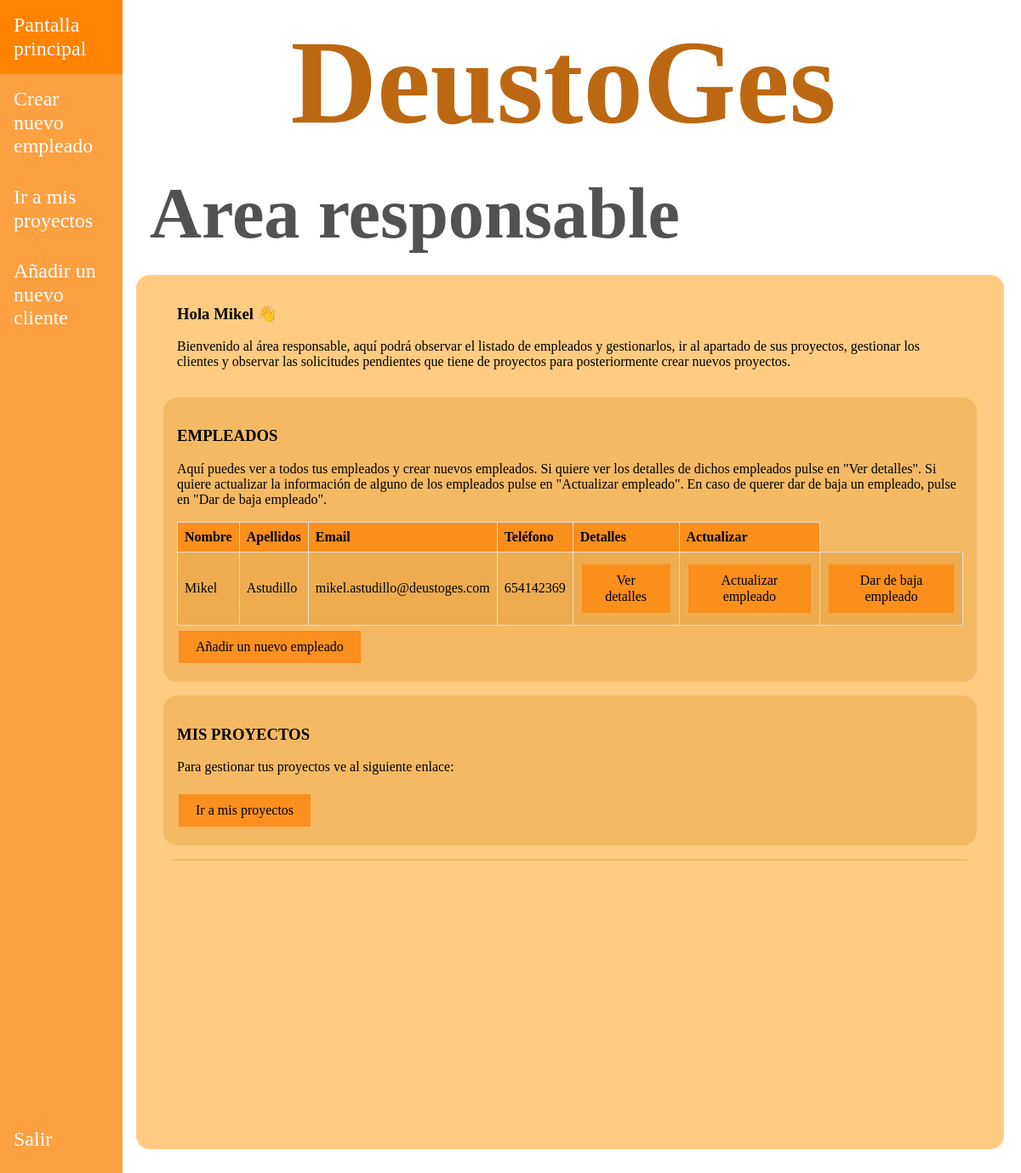
/appDeustoGes/responsables/2, run on the app's committed database.
### appDeustoGes/models.py (models this page shows, shortened)
class Empleado(models.Model):
    dni = models.CharField(max_length=9)
    nombre = models.CharField(max_length=15)
    apellidos = models.CharField(max_length=40, default="")
    email = models.EmailField()
    telefono = models.PositiveIntegerField()
    responsable = models.BooleanField(default=False)
    created = models.DateTimeField(auto_now_add=True, blank=True, null=True)
    updated = models.DateTimeField(auto_now=True, blank=True, null=True)
    class Meta:
        verbose_name = "empleado"
        verbose_name_plural = "empleados"

### appDeustoGes/views.py (the view)
# urls.py: path("/responsables/<int:id_responsable>", views.pantalla_responsable, name='pantalla_responsable'),
def pantalla_responsable(request, id_responsable):
    responsable = get_object_or_404(Empleado, id=id_responsable)
    empleados = Empleado.objects.all()
    proyectos = Proyecto.objects.all()
    clientes = Cliente.objects.all()
    solicitudes = Solicitud.objects.all()
    return render(request, 'appDeustoGes/pantalla_responsable.html', {'empleados': empleados,
                                                                      'responsable': responsable,
                                                                      'proyectos': proyectos,
                                                                      'clientes': clientes, 'solicitudes': solicitudes})

### templates/appDeustoGes/pantalla_responsable.html (shortened to what this page needs)
{% extends "base.html" %}
{% block css %}
    <link rel="stylesheet" href="/../static/css/normalize.css">
    <link rel="stylesheet" href="/../static/css/style.css">
{% endblock %}
{% block nav_header %}
    <nav class="barra-lateral">
        <ul class="listado-barra-lateral">
            <div>
                <li><a href="">Pantalla principal</a></li>
                <li><a href="{% url 'empleado_create' responsable.id %}">Crear nuevo empleado</a></li>
                <li><a href="{% url 'proyectos_index' responsable.id %}">Ir a mis proyectos</a></li>
                <li><a href="{% url 'cliente_create' responsable.id %}">Añadir un nuevo cliente</a></li>
            </div>
            <div>
                <li><a href="{% url 'pantalla_inicio' %}">Salir</a></li>
            </div>
        </ul>
    </nav>
{% endblock %}
{% block main_contenido %}
    <h2>Area responsable</h2>
<div class="contenido">
    <div class="introduccion">
        <h3>Hola {{ responsable.nombre }} 👋</h3>
    <p>Bienvenido al área responsable, aquí podrá observar el listado de empleados y gestionarlos,
    ir al apartado de sus proyectos, gestionar los clientes y observar las solicitudes pendientes
    que tiene de proyectos para posteriormente crear nuevos proyectos.</p>
    </div>
    <div class="responsable-overflow">
        <div class="contenido_interno">
            <h3>EMPLEADOS</h3>
            <p>Aquí puedes ver a todos tus empleados y crear nuevos empleados. Si quiere ver los detalles de dichos
            empleados pulse en "Ver detalles". Si quiere actualizar la información de alguno de los empleados pulse
            en "Actualizar empleado". En caso de querer dar de baja un empleado, pulse en "Dar de baja empleado".</p>
            <table class="estilos-table">
                <thead>
                    <tr>
                        <th>Nombre</th>
                        <th>Apellidos</th>
                        <th>Email</th>
                        <th>Teléfono</th>
                        <th>Detalles</th>
                        <th>Actualizar</th>
                    </tr>
                </thead>
                <tbody>
                    {% for empleado in empleados %}
                        {% if empleado.responsable == 0 %}
                            <tr>
                                <td>{{ empleado.nombre }}</td>
                                <td>{{ empleado.apellidos }}</td>
                                <td>{{ empleado.email }}</td>
                                <td>{{ empleado.telefono }}</td>
                                <td><a class="añadir-button"
                                       href="{% url 'empleado_detail' responsable.id empleado.id %}">Ver detalles</a></td>
                                <td><a class="añadir-button"
                                       href="{% url 'empleado_update' responsable.id empleado.id %}">Actualizar empleado</a></td>
                                <td><a href="{% url 'delete_empleado' responsable.id empleado.id %}"
                                       class="añadir-button">Dar de baja empleado</a></td>
                            </tr>
                        {% endif %}
                    {% endfor %}
                </tbody>
            </table>
            <button class="añadir-button">
                <a href="{% url 'empleado_create' responsable.id %}">Añadir un nuevo empleado</a>
            </button>
        </div>
        <div class="contenido_interno">
            <h3>MIS PROYECTOS</h3>
            <p>Para gestionar tus proyectos ve al siguiente enlace:</p>
            <button class="añadir-button">
            <a href="{% url 'proyectos_index' responsable.id %}">Ir a mis proyectos</a>
            </button>
        </div>
        <div class="contenido_interno">
        </div>
    </div>
    </div>
</div>
{% endblock %}

### static/css/style.css (style rules this page uses)
html { box-sizing: border-box; }
*, *:before, *:after { box-sizing: inherit; }
a { text-decoration: none; color: black; }
ul { list-style: none; margin: 0; padding: 0; }
.flex { display: flex; flex-wrap: wrap; width: 100%; overflow-x: hidden; }
h2 { margin-block:0; padding-block: 1.5rem; margin-left: 2rem; font-size: 6vh; width: 100%; color: rgba(0, 0, 0, 0.678); }
.barra-lateral { width: 12vw; background-color: rgba(252, 140, 24, 0.82); height: 100vh; }
.listado-barra-lateral { display: grid; grid-template-rows: 93vh 7vh; }
.listado-barra-lateral a { font-size: 1.5rem; color: white; display: block; padding: 1rem; }
.contenido { padding: 1rem; margin-left: 1rem; width: 85vw; height: 73vh; background-color: rgba(255, 149, 0, 0.49); border-radius: 1rem; }
.responsable-overflow { height: 35rem; overflow: scroll; overflow-x: hidden; }
.introduccion { margin-inline: 2rem; }
.contenido_interno { margin-inline: 1rem; padding: 1rem; background-color: rgba(216, 136, 24, 0.27); margin-block: 1rem; border-radius: 1rem; }
.estilos-table { width: 100%; border-collapse: collapse; }
.estilos-table th { background-color: rgba(252, 140, 24, 0.91); border: 1px solid #dddddd; text-align: left; padding: 8px; }
.estilos-table td { border: 1px solid #dddddd; text-align: left; padding: 8px; }
.estilos-table tr:nth-child(odd) { background-color: rgba(216, 136, 24, 0.27); }
.estilos-table td a { text-decoration: none; color: black; }
.añadir-button { background-color: rgba(252, 140, 24, 0.91); text-align: center; border: none; color: white; padding: 10px 20px; text-decoration: none; display: inline-block; font-size: 16px; margin: 6px 2px; transition-duration: 0.4s; cursor: pointer; }

### data on the page
Empleado: nombre "Mikel", apellidos "Astudillo", email "mikel.astudillo@deustoges.com", telefono "654142369"
